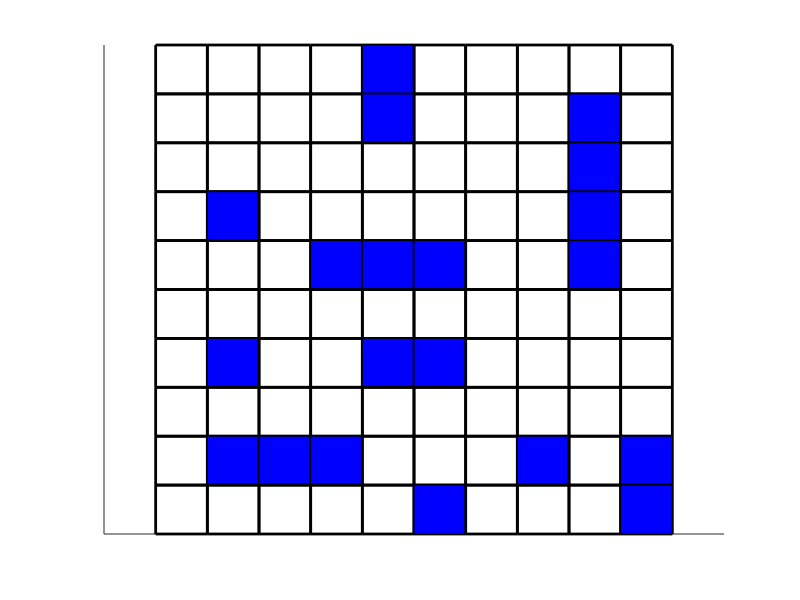

Reproduce this figure in MATLAB.
function Dodatok_Sea_2
%Subfunction for observing ships of Player 2

%Vipadok choses the current nuber of the field of ships.
%We obtain it from Sea_Fight_Mod
global Vipadok
m = 10;
n = 10;
p2 = zeros(m, n);
%========

switch Vipadok
    %ships for the 2nd player
            %if form is like p1(1,1+p)=1;-it means that ship lacated
            %apeak
            %if form is like p1(1+p,10)=1;-it means that ship located 
            %horizontally
    case 1    
        for p = 0 : 3 %preparing 1 four tube ship
                p2(4 + p, 1) = 1;
        end
        for p = 0 : 2 %preparing 2 three tube ships
            p2(5, 3 + p) = 1;
            p2(9, 8 + p) = 1;
        end
        for p = 0 : 1 %preparing 3 three tube ships
            p2(1 + p, 7) = 1;
            p2(1 + p, 10) = 1;
            p2(4, 8 + p) = 1;
        end
            %preparing 4 One Tube Ships
            p2(2, 5) = 1;
            p2(1, 1) = 1;
            p2(1, 3) = 1;
            p2(8, 5) = 1;    
	case 2
        for p = 0 : 3
            p2(4, 5 + p) = 1;
        end
        for p = 0 : 2
            p2(7 + p, 3) = 1;
            p2(2, 8 + p) = 1;
        end
        for p = 0 : 1
            p2(2, 1 + p) = 1;
            p2(7, 5 + p) = 1;
            p2(9, 9 + p) = 1;
        end
            p2(1, 4) = 1;
            p2(5, 1) = 1;
            p2(10, 6) = 1;
            p2(6, 9) = 1;
    case 3
        for p = 0 : 3
            p2(4, 4 + p) = 1;
        end
        for p = 0 : 2
            p2(10, 1 + p) = 1;
            p2(9, 8 + p) = 1;
        end
        for p = 0 : 1
            p2(7, 3 + p) = 1;
            p2(6, 6 + p) = 1;
            p2(1, 9 + p) = 1;
        end
            p2(1, 4) = 1;
            p2(5, 1) = 1;
            p2(10, 6) = 1;
            p2(6, 9) = 1;
    case 4
        for p = 0 : 3 
            p2(7, 1 + p) = 1;
        end
        for p = 0 : 2
            p2(1 + p, 4) = 1;
            p2(3, 8 + p) = 1;
        end
        for p = 0 : 1
            p2(1, 6 + p) = 1;
            p2(9, 2 + p) = 1;
            p2(6 + p, 8) = 1;
        end
            p2(3, 1) = 1;
            p2(1, 2) = 1;
            p2(3, 6) = 1;
            p2(10, 9) = 1;
    case 5
        for p = 0 : 3
            p2(5 + p, 3) = 1;
        end
        for p = 0 : 2
            p2(1, 8 + p) = 1;
            p2(6 + p, 9) = 1;
        end
        for p = 0 : 1
            p2(2, 1 + p) = 1;
            p2(3 + p, 6) = 1;
            p2(8 + p, 6) = 1;
        end
            p2(6, 5) = 1;
            p2(1, 5) = 1;
            p2(4, 10) = 1;
            p2(10, 9) = 1;
    otherwise
        for p = 0 : 3
            p2(9, 2 + p) = 1;
        end
        for p = 0 : 2
            p2(4 + p, 5) = 1;
            p2(2 + p, 9) = 1;
        end
        for p = 0 : 1
            p2(5, 1 + p) = 1;
            p2(5 + p, 7) = 1;
            p2(10, 9 + p) = 1;
        end
            p2(2, 4) = 1;
            p2(2, 7) = 1;
            p2(6, 10) = 1;
            p2(8, 9) = 1;     
end

    function Frame_and_Cells(p,xdisp)
        %Here:
            %p is a 10*10 array in acccordance: p1 for the 1st player and p2 for
            %the 2nd player
            %xdisp is a certain coordinate, which be used: 0 for creation field of the 
            %1st player and 15 for creation field of the 2nd player 
            %==========
            %Frame
            hold on;
           
           plot([15 25 25 15 15], [10 10 0 0 10], 'k');
            %p2 field
            
            %Cells
            for i = 1 : 10%along x-coordinates
                for j = 1 : 10%along y-coordinates
                    j_inv= 11 - j;
                    plot([i - 1 + xdisp, i + xdisp, i + xdisp, i - 1 + xdisp,...
                        i - 1 + xdisp], [j_inv, j_inv, j_inv - 1, j_inv - 1, j_inv],...
                        'k', 'LineWidth', 2);

                    switch (p(i, j))%certain cell with certain coordinates
                        case 1%creation of ships
                            if (true && (xdisp == 15))
                                fill([i - 1 + xdisp, i + xdisp, i + xdisp,...
                                    i - 1 + xdisp, i - 1 + xdisp], [j_inv, j_inv, j_inv - 1,...
                                    j_inv - 1, j_inv], 'b');
                            end
                    end
                end
            end
            hold off;
    end
  
while (true)
    figure(3);
    set(gca, 'XTick', []);
    set(gca, 'YTick', []);
	Frame_and_Cells(p2,15);
	return;
end
end